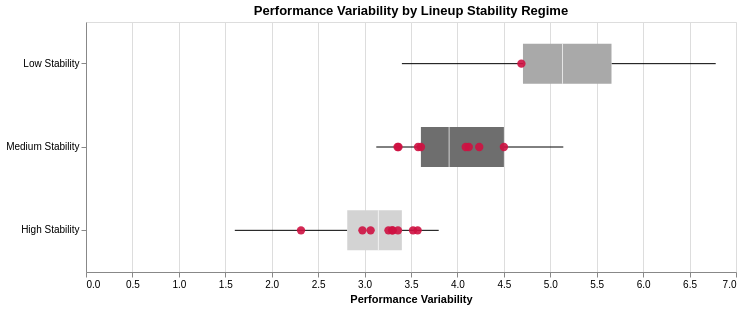

This figure's notebook cell:
### Code cell
bulls_points = alt.Chart(
    df[df["Team"] == "Bulls"]
).mark_circle(
    size=70,
    color="#CE1141",
    opacity=0.9
).encode(
    x="Net Rating Variability:Q",
    y=alt.Y(
        "Stability Regime:N",
        sort=["Low Stability", "Medium Stability", "High Stability"]
    ),
    tooltip=[
        "Shared Minutes",
        "Net Rating Variability"
    ]
)

chart = boxplot + bulls_points
chart

### Figure 1 — Vega-Lite specification as saved in the notebook (floating-point values rounded to 4 significant figures; data arrays with more than 128 entries replaced by an {"elided": "..."} marker saying what was removed)
{"config": {"view": {"continuousWidth": 300, "continuousHeight": 300}}, "layer": [{"data": {"name": "data-2a91a6d3eca7bd3192e5741024ed511d"}, "mark": {"type": "boxplot", "extent": "min-max", "size": 40}, "encoding": {"color": {"field": "Stability Regime", "legend": null, "scale": {"range": ["#D3D3D3", "#A9A9A9", "#6E6E6E"]}, "type": "nominal"}, "x": {"field": "Net Rating Variability", "title": "Performance Variability", "type": "quantitative"}, "y": {"field": "Stability Regime", "sort": ["Low Stability", "Medium Stability", "High Stability"], "title": null, "type": "nominal"}}, "title": "Performance Variability by Lineup Stability Regime"}, {"data": {"name": "data-98f49434de4a7ff669dfb47e9d5749ef"}, "mark": {"type": "circle", "color": "#CE1141", "opacity": 0.9, "size": 70}, "encoding": {"tooltip": [{"field": "Shared Minutes", "type": "quantitative"}, {"field": "Net Rating Variability", "type": "quantitative"}], "x": {"field": "Net Rating Variability", "type": "quantitative"}, "y": {"field": "Stability Regime", "sort": ["Low Stability", "Medium Stability", "High Stability"], "type": "nominal"}}}], "height": 250, "width": 650, "$schema": "https://vega.github.io/schema/vega-lite/v5.20.1.json", "datasets": {"data-2a91a6d3eca7bd3192e5741024ed511d": {"elided": "235 records"}, "data-98f49434de4a7ff669dfb47e9d5749ef": [{"Shared Minutes": 335.5, "Net Rating Variability": 3.576, "Team": "Bulls", "Stability Regime": "Medium Stability"}, {"Shared Minutes": 471.4, "Net Rating Variability": 3.522, "Team": "Bulls", "Stability Regime": "High Stability"}, {"Shared Minutes": 285.7, "Net Rating Variability": 3.607, "Team": "Bulls", "Stability Regime": "Medium Stability"}, {"Shared Minutes": 196.7, "Net Rating Variability": 4.689, "Team": "Bulls", "Stability Regime": "Low Stability"}, {"Shared Minutes": 491.1, "Net Rating Variability": 3.359, "Team": "Bulls", "Stability Regime": "High Stability"}, {"Shared Minutes": 333.4, "Net Rating Variability": 4.122, "Team": "Bulls", "Stability Regime": "Medium Stability"}, {"Shared Minutes": 530.7, "Net Rating Variability": 2.977, "Team": "Bulls", "Stability Regime": "High Stability"}, {"Shared Minutes": 303.2, "Net Rating Variability": 4.089, "Team": "Bulls", "Stability Regime": "Medium Stability"}, {"Shared Minutes": 603.3, "Net Rating Variability": 3.302, "Team": "Bulls", "Stability Regime": "High Stability"}, {"Shared Minutes": 246.6, "Net Rating Variability": 4.501, "Team": "Bulls", "Stability Regime": "Medium Stability"}, {"Shared Minutes": 251.6, "Net Rating Variability": 4.235, "Team": "Bulls", "Stability Regime": "Medium Stability"}, {"Shared Minutes": 517.5, "Net Rating Variability": 2.316, "Team": "Bulls", "Stability Regime": "High Stability"}, {"Shared Minutes": 669.1, "Net Rating Variability": 3.257, "Team": "Bulls", "Stability Regime": "High Stability"}, {"Shared Minutes": 308.5, "Net Rating Variability": 3.365, "Team": "Bulls", "Stability Regime": "Medium Stability"}, {"Shared Minutes": 639.8, "Net Rating Variability": 3.572, "Team": "Bulls", "Stability Regime": "High Stability"}, {"Shared Minutes": 633.0, "Net Rating Variability": 3.065, "Team": "Bulls", "Stability Regime": "High Stability"}, {"Shared Minutes": 530.6, "Net Rating Variability": 3.297, "Team": "Bulls", "Stability Regime": "High Stability"}, {"Shared Minutes": 389.6, "Net Rating Variability": 3.355, "Team": "Bulls", "Stability Regime": "Medium Stability"}]}}
